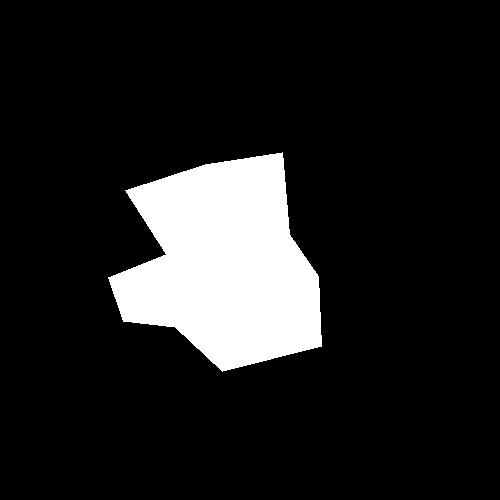
#> input picture test/selection/file9.jpg, 500 x 500 px
$ python Mat.py
#> lines starting #> are read from the running program, lines starting #| are printed output that depends on the picture; after the words box and inside, x2 and y2 are one past the last pixel; in counts of white or black regions, pixels touching at a corner belong together; long printed decimals are rounded
import numpy as np
import matplotlib.pyplot as plt
from skimage.morphology import medial_axis
from skimage.draw import polygon
from skimage.measure import find_contours
from PIL import Image
import cv2

def compute_edf(binary_image, skeleton):
    # skeleton coords
    skeleton_coords = np.column_stack(np.where(skeleton))

    # bundary point
    contours = find_contours(binary_image, level=0.5)
    boundary_points = np.vstack(contours)  # 合并边界点为一个数组

    # [11 lines of commented-out code are left out]
    edf_values = []

    for medial_point in skeleton_coords:
        # the distance between medial point to boundary curve
        distances = np.linalg.norm(boundary_points - medial_point, axis=1)

        # the second distance
        sorted_distances = np.sort(distances)[::-1]
        second_largest = sorted_distances[1] if len(sorted_distances) > 1 else sorted_distances[0]

        # EDF
        edf_values.append(second_largest)

    return skeleton_coords, np.array(edf_values)

#EDF-std
def compute_edf_complexity(edf_values):
    mean_edf = np.mean(edf_values)
    std_edf = np.std(edf_values)
    max_edf = np.max(edf_values)
    hist, _ = np.histogram(edf_values, bins=20, density=True)
    p = hist / np.sum(hist)
    p = p[p > 0]
    entropy = -np.sum(p * np.log2(p))

    return std_edf

def compute_wedf(skeleton_coords, distance_transform):
    wedf_values = []
    for coord in skeleton_coords:
        radius = distance_transform[coord[0], coord[1]]
        wedf_values.append(radius)
    return np.array(wedf_values)

def compute_erosion_thickness(skeleton_coords, distance_transform):
    et_values = []
    for coord in skeleton_coords:
        radius = distance_transform[coord[0], coord[1]]
        local_feature_size = radius
        et_values.append(radius - local_feature_size)
    return np.array(et_values)

def compute_shape_tubularity(et_values, edf_values):
    return np.array([et / edf if edf != 0 else 0 for et, edf in zip(et_values, edf_values)])


#image = np.zeros((100, 100), dtype=bool)
image = Image.open('selection/file9.jpg').convert('L') #greyscale
image = np.array(image)
_, binary_img = cv2.threshold(image, 128, 255, cv2.THRESH_BINARY)
#> binary_img: shape (500, 500); 12.5% white; 1 white region, box (x1, y1, x2, y2) and area: (108, 152, 322, 372) 31142
#poly_row, poly_col = polygon([20, 80, 80, 50, 20], [30, 30, 70, 90, 70])
#image[poly_row, poly_col] = True

# skeleton and distance transform
skeleton, distance = medial_axis(binary_img, return_distance=True)
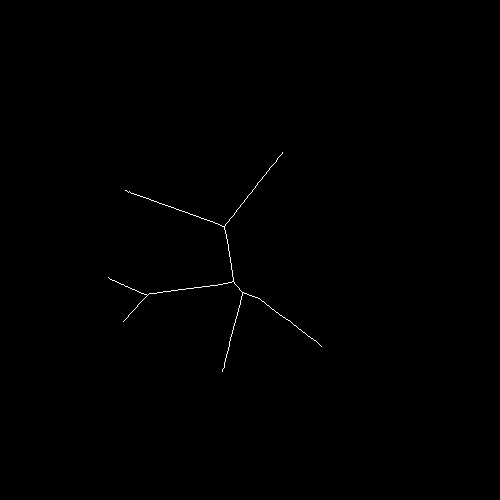
#> skeleton: shape (500, 500) bool; 0.22% white in thin lines or dots, all inside (x1, y1, x2, y2) = (108, 152, 322, 372)
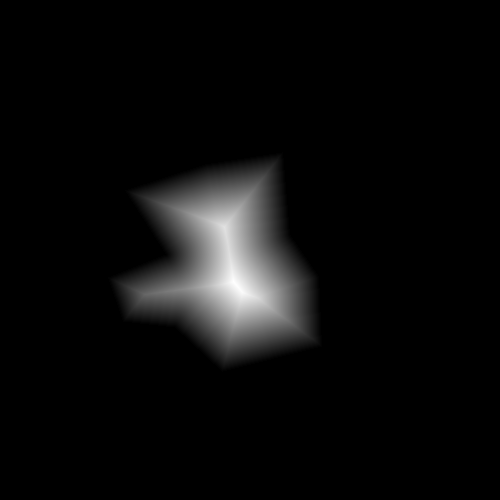
#> distance: shape (500, 500) float64; min 0, max 73.16, mean 3.3; drawn with min black and max white

# radius function
radius_function = distance * skeleton


fig, axes = plt.subplots(1, 4, figsize=(20, 5))
axes[0].imshow(image, cmap="gray")
axes[0].set_title("Original Shape")

axes[1].imshow(skeleton, cmap="gray")
axes[1].set_title("Medial Axis (Skeleton)")

axes[2].imshow(distance, cmap="viridis")
axes[2].set_title("Distance Transform")

axes[3].imshow(radius_function, cmap="viridis")
axes[3].set_title("Radius Function (MAT)")

plt.show()
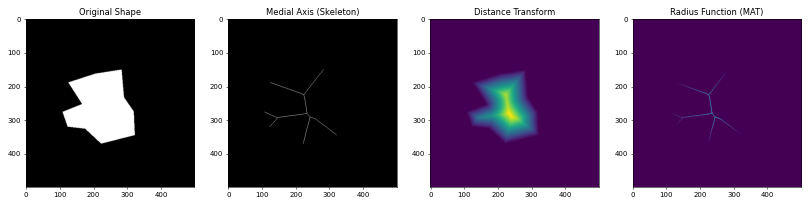
#> figure drawn by matplotlib, 4 panels

#EDF
skeleton_coords, edf_values = compute_edf(binary_img,skeleton)
#> in compute_edf, `skeleton_coords = np.column_stack(np.where(skeleton))`: skeleton_coords = 549 pairs, first value 152 to 371, second value 108 to 321
#> in compute_edf, `contours = find_contours(binary_image, level=0.5)`: contours = 1 point arrays, longest 951 points
#> in compute_edf, `boundary_points = np.vstack(contours)`: boundary_points = 951 pairs, first value 151 to 372, second value 107 to 322
#> the loop in compute_edf, `for medial_point in skeleton_coords:` made 549 passes
#> (medial_point, second_largest) on passes 1 to 3: ([152, 282], 232.7), ([153, 282], 232), ([154, 281], 230.6)
#> after the loop in compute_edf, `for medial_point in skeleton_coords:`: edf_values = 549 values, max 251.1 at index 38, min 126.6 at index 206, mean 186.3
edf_complexity = compute_edf_complexity(edf_values)
#> in compute_edf_complexity, `mean_edf = np.mean(edf_values)`: mean_edf = 186.3
#> in compute_edf_complexity, `std_edf = np.std(edf_values)`: std_edf = 30.81
#> in compute_edf_complexity, `max_edf = np.max(edf_values)`: max_edf = 251.1
#> in compute_edf_complexity, `hist, _ = np.histogram(edf_values, bins=20, density=True)`: hist = 20 values, max 0.0129 at index 5, min 0.00322 at index 19, mean 0.00803
#> in compute_edf_complexity, `p = hist / np.sum(hist)`: p = 20 values, max 0.0801 at index 5, min 0.02 at index 19, mean 0.05
#> in compute_edf_complexity, `entropy = -np.sum(p * np.log2(p))`: entropy = 4.23
#> edf_complexity = 30.81
print(edf_complexity)
#| 30.805

wedf_values = compute_wedf(skeleton_coords, distance)
#> the loop in compute_wedf, `for coord in skeleton_coords:` made 549 passes
#> (coord, radius) on passes 1 to 3: ([152, 282], 1), ([153, 282], 1), ([154, 281], 2)
#> after the loop in compute_wedf, `for coord in skeleton_coords:`: wedf_values = 549 values, max 73.16 at index 238, min 1 at index 0, mean 37.77
et_values = compute_erosion_thickness(skeleton_coords, distance)
#> the loop in compute_erosion_thickness, `for coord in skeleton_coords:` made 549 passes
#> (coord, radius, local_feature_size) on passes 1 to 3: ([152, 282], 1, 1), ([153, 282], 1, 1), ([154, 281], 2, 2)
#> after the loop in compute_erosion_thickness, `for coord in skeleton_coords:`: et_values = 549 values from 0 to 0
#> et_values = 549 values from 0 to 0
st_values = compute_shape_tubularity(et_values, edf_values)
#> st_values = 549 values from 0 to 0


plt.figure(figsize=(8, 8))
plt.imshow(binary_img, cmap="gray")
plt.scatter(skeleton_coords[:, 1], skeleton_coords[:, 0], c=edf_values, cmap="viridis", s=10)
#plt.colorbar(label="Shape Tubularity (ST)")
#plt.title("Skeleton with Shape Tubularity")
plt.show()
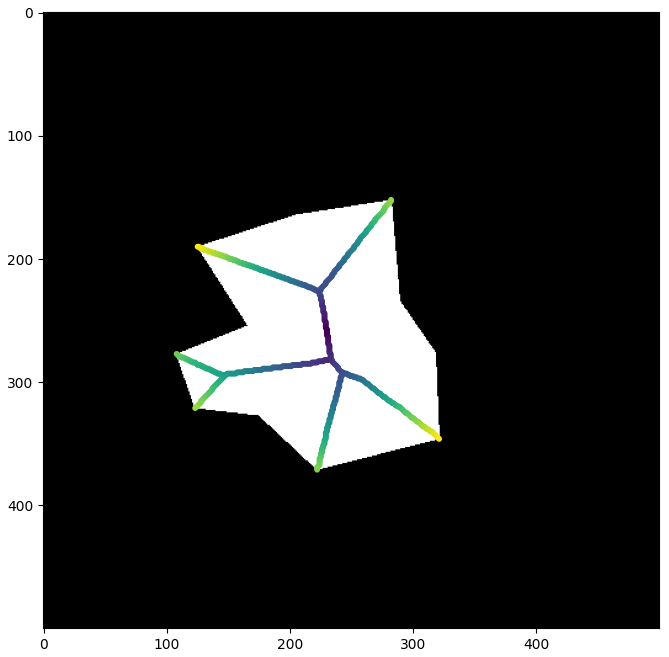
#> figure drawn by matplotlib, 1 panel

$ run again, with test/selection/file0.jpg copied over test/selection/file9.jpg
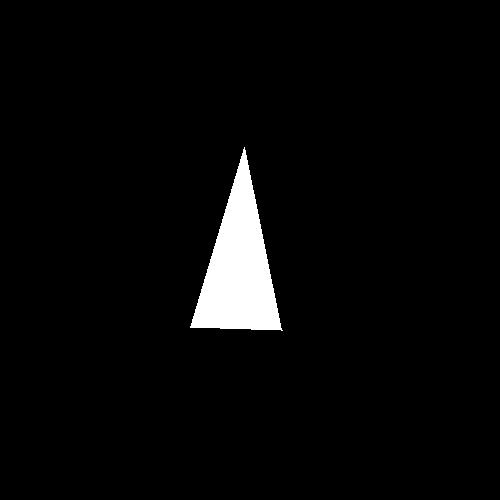
#> input picture test/selection/file0.jpg, 500 x 500 px
#> binary_img: shape (500, 500); 3.4% white; 1 white region, box (x1, y1, x2, y2) and area: (190, 147, 283, 331) 8447
#> `skeleton, distance = medial_axis(binary_img, return_distance=True)`:
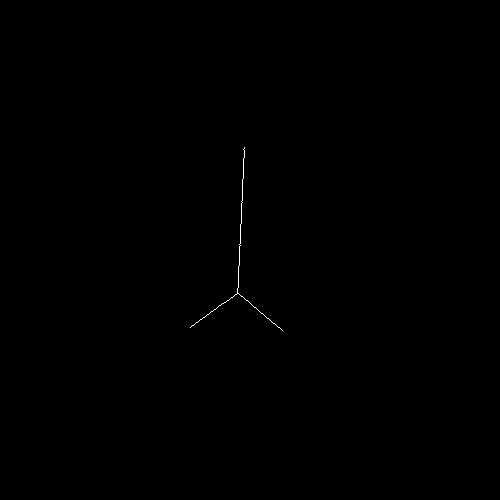
#> skeleton: shape (500, 500) bool; 0.1% white in thin lines or dots, all inside (x1, y1, x2, y2) = (190, 147, 283, 331)
#> in compute_edf, `skeleton_coords = np.column_stack(np.where(skeleton))`: skeleton_coords = 239 pairs, first value 147 to 330, second value 190 to 282
#> contours = 1 point arrays, longest 555 points
#> boundary_points = 555 pairs, first value 146 to 331, second value 189 to 283
#> the loop in compute_edf, `for medial_point in skeleton_coords:` made 239 passes
#> (medial_point, second_largest) on passes 1 to 3: ([147, 244], 188.6), ([148, 244], 187.6), ([149, 243], 186.4)
#> after the loop in compute_edf, `for medial_point in skeleton_coords:`: edf_values = 239 values, max 188.6 at index 0, min 97.25 at index 97, mean 147.4
#> mean_edf = 147.4
#> std_edf = 25.87
#> max_edf = 188.6
#> hist = 20 values, max 0.0147 at index 11, min 0.00824 at index 7, mean 0.0109
#> p = 20 values, max 0.0669 at index 11, min 0.0377 at index 7, mean 0.05
#> entropy = 4.29
#> edf_complexity = 25.87
#| 25.871
#> the loop in compute_wedf, `for coord in skeleton_coords:` made 239 passes
#> (coord, radius) on passes 1 to 3: ([147, 244], 1), ([148, 244], 1), ([149, 243], 1)
#> after the loop in compute_wedf, `for coord in skeleton_coords:`: wedf_values = 239 values, max 35.74 at index 146, min 1 at index 0, mean 17.99
#> the loop in compute_erosion_thickness, `for coord in skeleton_coords:` made 239 passes
#> (coord, radius, local_feature_size) on passes 1 to 3: ([147, 244], 1, 1), ([148, 244], 1, 1), ([149, 243], 1, 1)
#> after the loop in compute_erosion_thickness, `for coord in skeleton_coords:`: et_values = 239 values from 0 to 0
#> `plt.show()`:
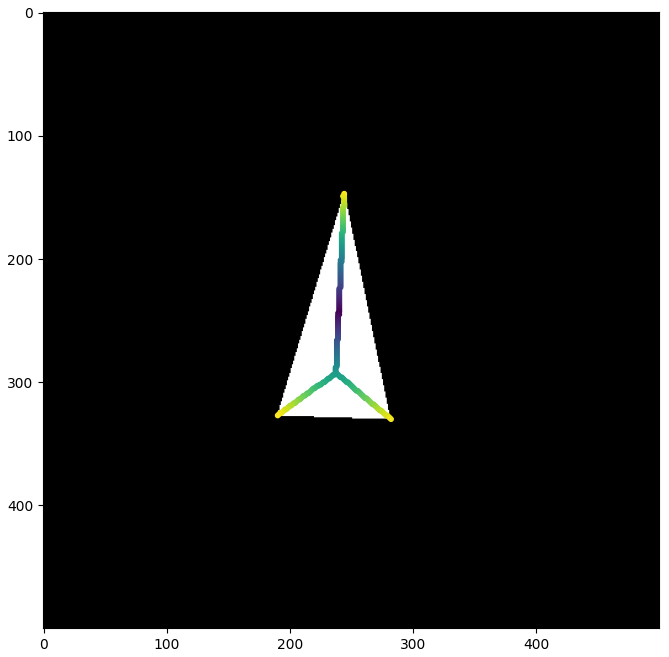
#> figure drawn by matplotlib, 1 panel
